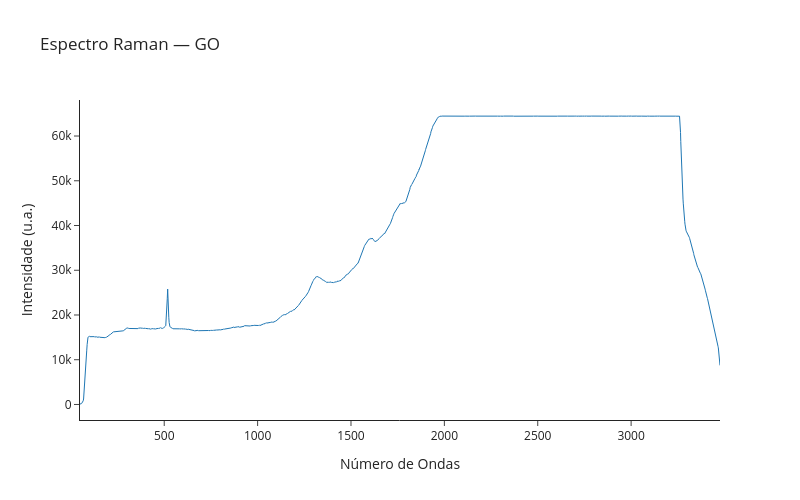

Notebook source saved alongside this figure:
### Markdown cell above
# Raman - GO

### Code cell
raman_plot('GO_MMV.txt', 'GO')

### Figure 1 — Plotly figure (JSON) as saved in the notebook; plotly's stock layout.template omitted (floating-point values rounded to 4 significant figures; data arrays with more than 128 entries replaced by an {"elided": "..."} marker saying what was removed)
{"data": [{"line": {"width": 1}, "mode": "lines", "name": "Raman", "type": "scatter", "x": {"elided": "2048 float values"}, "y": {"elided": "2048 float values"}}], "layout": {"height": 500, "title": {"text": "Espectro Raman — GO"}, "width": 800, "xaxis": {"title": {"text": "Número de Ondas"}}, "yaxis": {"title": {"text": "Intensidade (u.a.)"}}}}
